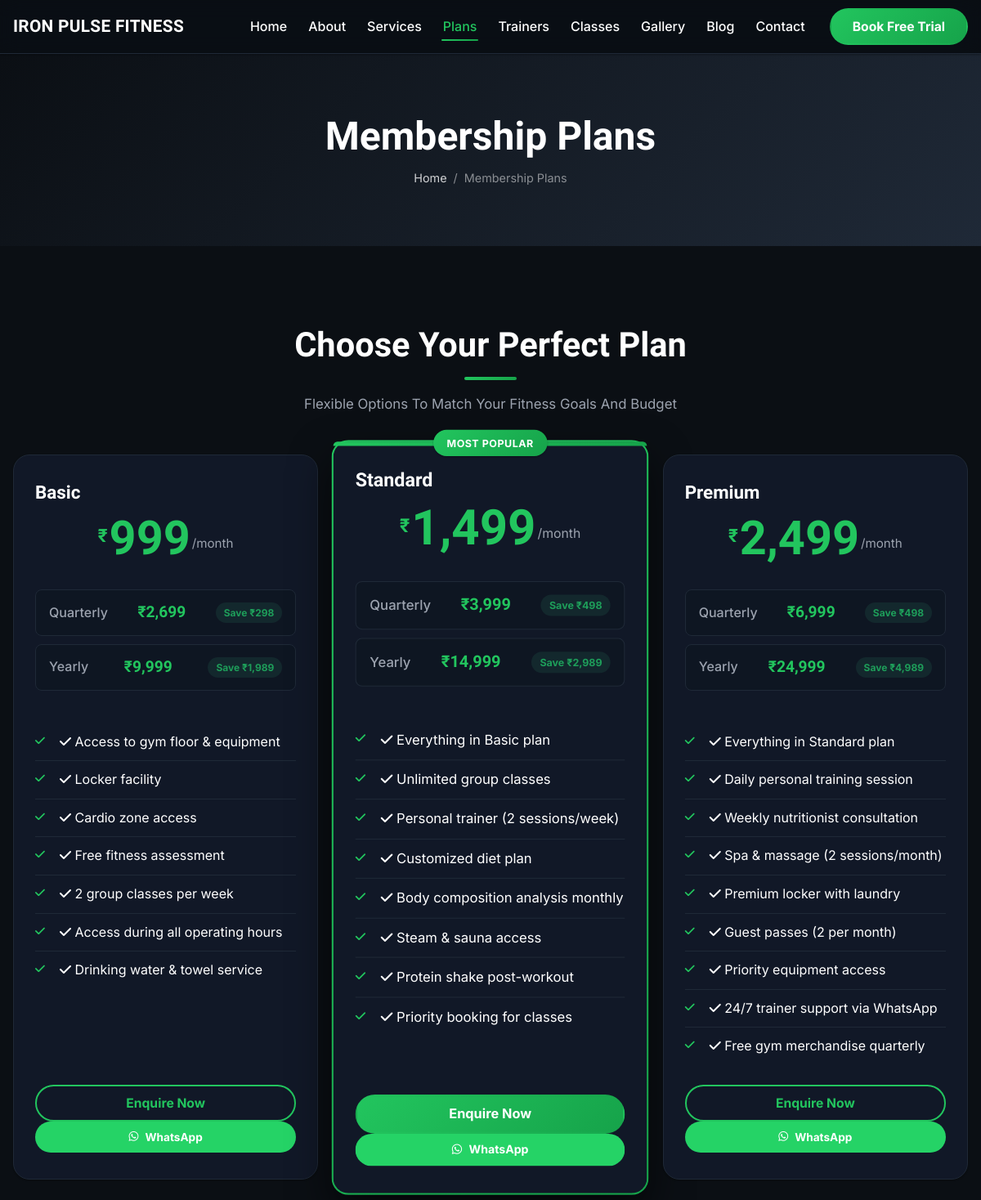
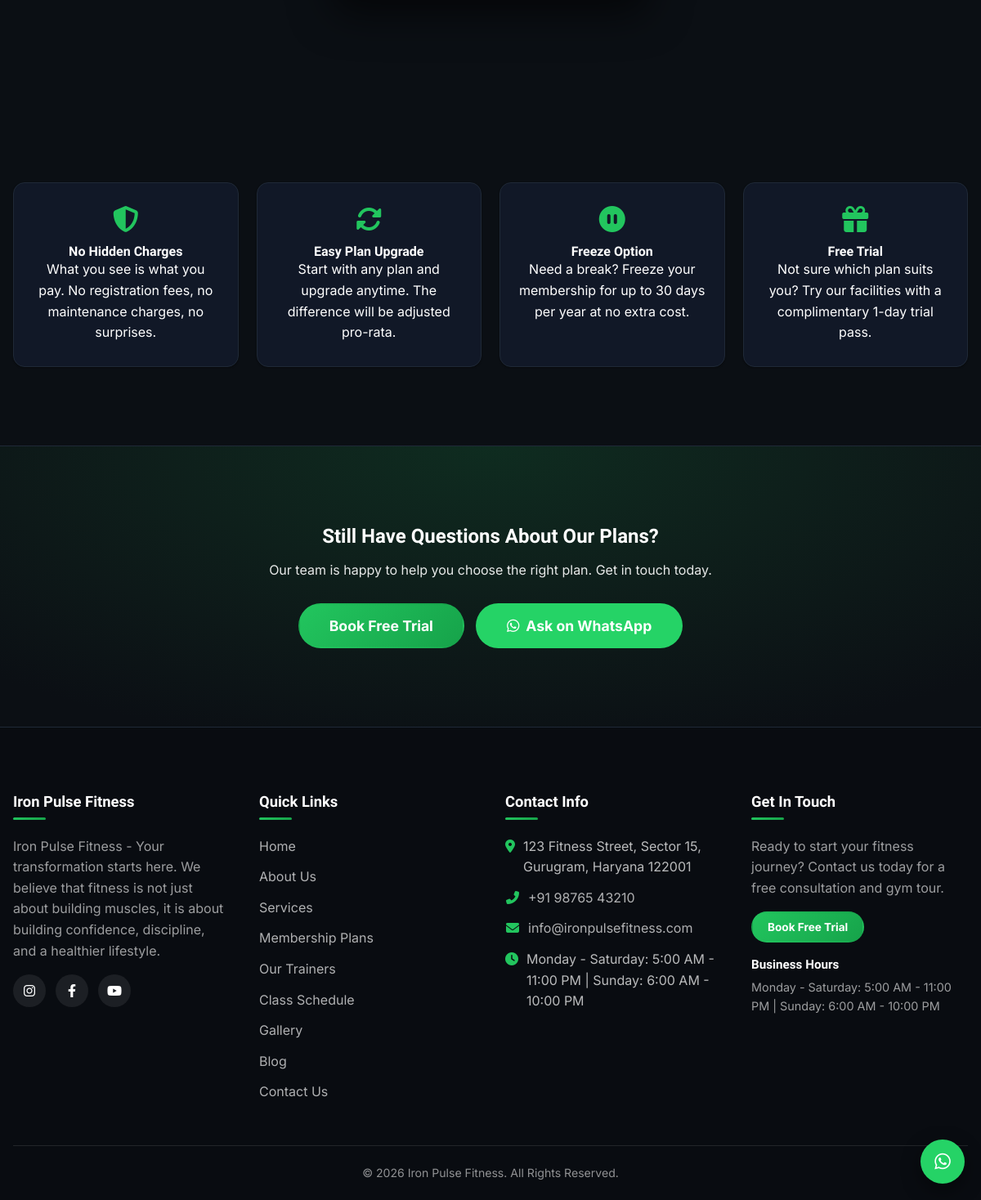
/plans.php, run on the app's committed database (2 pictures, top to bottom).
### tables this page shows
CREATE TABLE `membership_plans` (
  `id` INT(11) UNSIGNED NOT NULL AUTO_INCREMENT,
  `plan_name` VARCHAR(100) NOT NULL,
  `monthly_price` DECIMAL(10,2) NOT NULL,
  `quarterly_price` DECIMAL(10,2) NOT NULL,
  `yearly_price` DECIMAL(10,2) NOT NULL,
  `features` TEXT NOT NULL,
  `is_highlighted` TINYINT(1) NOT NULL DEFAULT 0,
  `is_active` TINYINT(1) NOT NULL DEFAULT 1,
  `created_at` TIMESTAMP NOT NULL DEFAULT CURRENT_TIMESTAMP,
  `updated_at` TIMESTAMP NOT NULL DEFAULT CURRENT_TIMESTAMP ON UPDATE CURRENT_TIMESTAMP,
  PRIMARY KEY (`id`)
);

### functions.php (called while the page is built, shortened)
<?php
require_once __DIR__ . '/config.php';
function getAllSettings(): array {
    global $pdo;
    try {
        $stmt = $pdo->query("SELECT setting_key, setting_value FROM site_settings");
        $settings = [];
        while ($row = $stmt->fetch()) {
            $settings[$row['setting_key']] = $row['setting_value'];
        }
        return $settings;
    } catch (PDOException $e) {
        return [];
    }
}
function getActiveItems(string $table, string $orderBy = 'id ASC'): array {
    global $pdo;
    $allowedTables = ['membership_plans', 'trainers', 'classes', 'gallery', 'transformations', 'testimonials', 'blog_posts'];
    try {
        $stmt = $pdo->query("SELECT * FROM `{$table}` WHERE is_active = 1 ORDER BY {$orderBy}");
        return $stmt->fetchAll();
    } catch (PDOException $e) {
        return [];
    }
}
function e(?string $text): string {
    return htmlspecialchars($text ?? '', ENT_QUOTES, 'UTF-8');
}

### plans.php (the view, shortened to what this page needs)
<?php
require_once 'config.php';
require_once 'functions.php';
$plans = getActiveItems('membership_plans', 'id ASC');
include 'header.php';
?>
<section class="page-header">
    <div class="container">
        <h1 class="page-title">Membership Plans</h1>
        <nav class="breadcrumb">
            <a href="index.php">Home</a> <span>/</span> <span>Membership Plans</span>
        </nav>
    </div>
</section>
<section class="section plans-detail-section">
    <div class="container">
        <div class="section-header" data-animate="fadeInUp">
            <h2 class="section-title">Choose Your Perfect Plan</h2>
            <p class="section-subtitle">Flexible Options To Match Your Fitness Goals And Budget</p>
        </div>
        <?php if (!empty($plans)): ?>
        <div class="plans-grid">
            <?php foreach ($plans as $plan): ?>
            <div class="plan-card <?php echo $plan['is_highlighted'] ? 'plan-highlighted' : ''; ?>" data-animate="fadeInUp">
                <?php if ($plan['is_highlighted']): ?>
                <div class="plan-badge">Most Popular</div>
                <?php endif; ?>
                <h3 class="plan-name"><?php echo e($plan['plan_name']); ?></h3>
                <div class="plan-price">
                    <span class="price-currency">&#8377;</span>
                    <span class="price-amount"><?php echo number_format($plan['monthly_price'], 0); ?></span>
                    <span class="price-period">/month</span>
                </div>
                <div class="plan-pricing-options">
                    <div class="pricing-option">
                        <span class="pricing-label">Quarterly</span>
                        <span class="pricing-value">&#8377;<?php echo number_format($plan['quarterly_price'], 0); ?></span>
                        <span class="pricing-save">Save &#8377;<?php echo number_format(($plan['monthly_price'] * 3) - $plan['quarterly_price'], 0); ?></span>
                    </div>
                    <div class="pricing-option">
                        <span class="pricing-label">Yearly</span>
                        <span class="pricing-value">&#8377;<?php echo number_format($plan['yearly_price'], 0); ?></span>
                        <span class="pricing-save">Save &#8377;<?php echo number_format(($plan['monthly_price'] * 12) - $plan['yearly_price'], 0); ?></span>
                    </div>
                </div>
                <?php
                $features = json_decode($plan['features'], true) ?: [];
                if (!empty($features)):
                ?>
                <ul class="plan-features">
                    <?php foreach ($features as $feature): ?>
                    <li><i class="fas fa-check"></i> <?php echo e($feature); ?></li>
                    <?php endforeach; ?>
                </ul>
                <?php endif; ?>
                <div class="plan-cta">
                    <a href="contact.php?plan=<?php echo urlencode($plan['plan_name']); ?>" class="btn <?php echo $plan['is_highlighted'] ? 'btn-primary' : 'btn-outline'; ?> btn-block">Enquire Now</a>
                    <?php if ($whatsappNumber): ?>
                    <a href="https://wa.me/<?php echo e($whatsappNumber); ?>?text=Hi%2C%20I%20am%20interested%20in%20the%20<?php echo urlencode($plan['plan_name']); ?>%20plan.%20Please%20share%20details." class="btn btn-whatsapp btn-sm btn-block" target="_blank" rel="noopener noreferrer"><i class="fab fa-whatsapp"></i> WhatsApp</a>
                    <?php endif; ?>
                </div>
            </div>
            <?php endforeach; ?>
        </div>
        <?php endif; ?>
    </div>
</section>
<section class="section plans-info-section">
    <div class="container">
        <div class="plans-info-grid" data-animate="fadeInUp">
            <div class="plans-info-card">
                <i class="fas fa-shield-alt"></i>
                <h4>No Hidden Charges</h4>
                <p>What you see is what you pay. No registration fees, no maintenance charges, no surprises.</p>
            </div>
            <div class="plans-info-card">
                <i class="fas fa-sync-alt"></i>
                <h4>Easy Plan Upgrade</h4>
                <p>Start with any plan and upgrade anytime. The difference will be adjusted pro-rata.</p>
            </div>
            <div class="plans-info-card">
                <i class="fas fa-pause-circle"></i>
                <h4>Freeze Option</h4>
                <p>Need a break? Freeze your membership for up to 30 days per year at no extra cost.</p>
            </div>
            <div class="plans-info-card">
                <i class="fas fa-gift"></i>
                <h4>Free Trial</h4>
                <p>Not sure which plan suits you? Try our facilities with a complimentary 1-day trial pass.</p>
            </div>
        </div>
    </div>
</section>
<section class="section cta-section">
    <div class="container">
        <div class="cta-content" data-animate="fadeInUp">
            <h2>Still Have Questions About Our Plans?</h2>
            <p>Our team is happy to help you choose the right plan. Get in touch today.</p>
            <div class="cta-buttons">
                <a href="contact.php?trial=1" class="btn btn-primary btn-lg">Book Free Trial</a>
                <?php if ($whatsappNumber): ?>
                <a href="https://wa.me/<?php echo e($whatsappNumber); ?>?text=Hi%2C%20I%20need%20help%20choosing%20a%20membership%20plan." class="btn btn-whatsapp btn-lg" target="_blank" rel="noopener noreferrer"><i class="fab fa-whatsapp"></i> Ask on WhatsApp</a>
                <?php endif; ?>
            </div>
        </div>
    </div>
</section>
<?php include 'footer.php'; ?>

### data on the page
membership_plans: plan_name "Basic", monthly_price "999", quarterly_price "2,699", ($plan['monthly_price'] * 3) - $plan['quarterly_price'] "298", yearly_price "9,999", ($plan['monthly_price'] * 12) - $plan['yearly_price'] "1,989", features "Access to gym floor & equipment", features "Locker facility", features "Cardio zone access", features "Free fitness assessment", features "2 group classes per week", features "Access during all operating hours", features "Drinking water & towel service"
membership_plans: is_highlighted "MOST POPULAR", plan_name "Standard", monthly_price "1,499", quarterly_price "3,999", ($plan['monthly_price'] * 3) - $plan['quarterly_price'] "498", yearly_price "14,999", ($plan['monthly_price'] * 12) - $plan['yearly_price'] "2,989", features "Everything in Basic plan", features "Unlimited group classes", features "Personal trainer (2 sessions/week)", features "Customized diet plan", features "Body composition analysis monthly", features "Steam & sauna access", features "Protein shake post-workout", features "Priority booking for classes"
membership_plans: plan_name "Premium", monthly_price "2,499", quarterly_price "6,999", ($plan['monthly_price'] * 3) - $plan['quarterly_price'] "498", yearly_price "24,999", ($plan['monthly_price'] * 12) - $plan['yearly_price'] "4,989", features "Everything in Standard plan", features "Daily personal training session", features "Weekly nutritionist consultation", features "Spa & massage (2 sessions/month)", features "Premium locker with laundry", features "Guest passes (2 per month)", features "Priority equipment access", features "24/7 trainer support via WhatsApp", features "Free gym merchandise quarterly"

### other printed values
$gymName "IRON PULSE FITNESS"
$gymName "Iron Pulse Fitness"
$footerText "Iron Pulse Fitness - Your transformation starts here. We believe that fitness is not just about building muscles, it is about building confidence, discipline, and a healthier lifestyle."
$address "123 Fitness Street, Sector 15, Gurugram, Haryana 122001"
$phoneNumber "+91 98765 43210"
$email "info@ironpulsefitness.com"
$businessHours "Monday - Saturday: 5:00 AM - 11:00 PM | Sunday: 6:00 AM - 10:00 PM"
